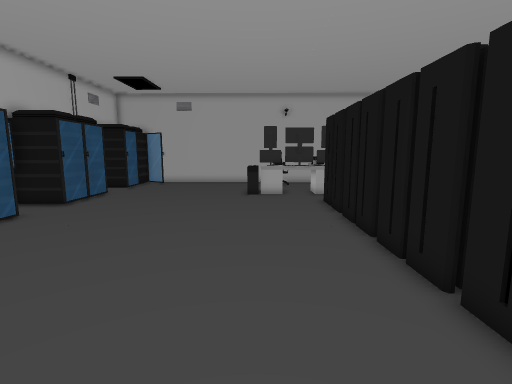
view 1 (above)

21 first-person views from a walk through a 3-D level made in the Unity game engine. The camera is 1.3 m above the floor, tilts 8° down and sees 85° across. The floor is counted in squares, 0.5 m on a side. Each view is taken from the middle of a square. On the plan, view 1 faces up. The plan holds only what a view shows up to about 19 squares ahead; the rest is blank. The player character is not drawn.

view 2
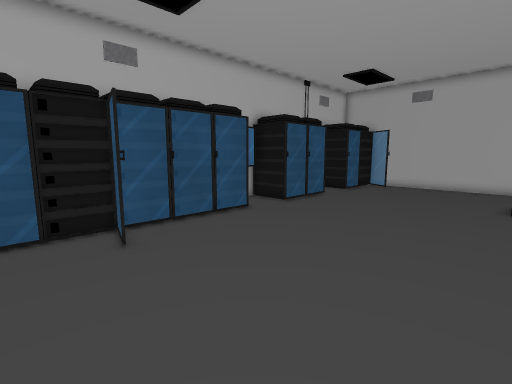

view 3
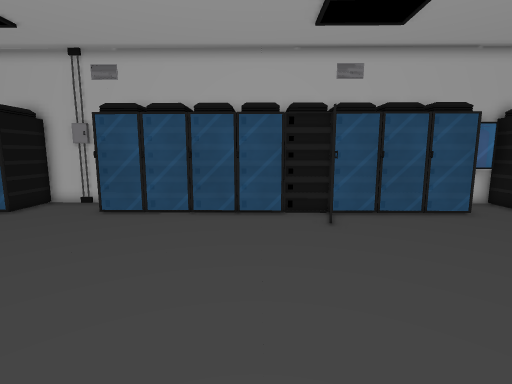

view 4
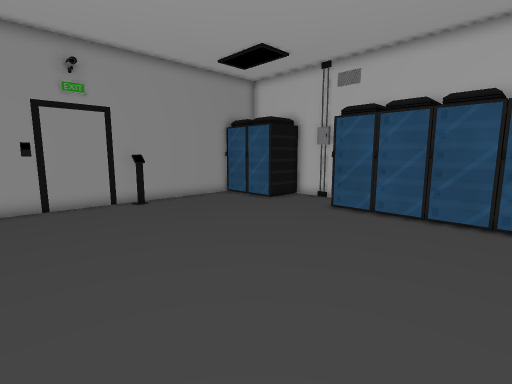

view 5
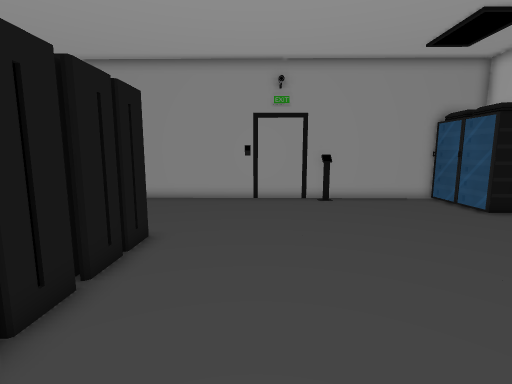

view 6
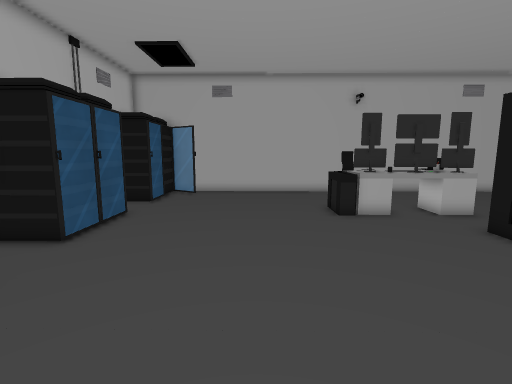

view 7
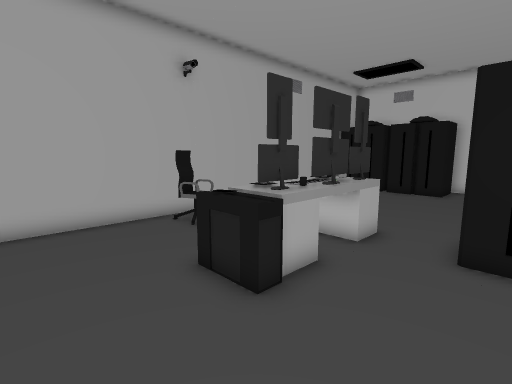

view 8
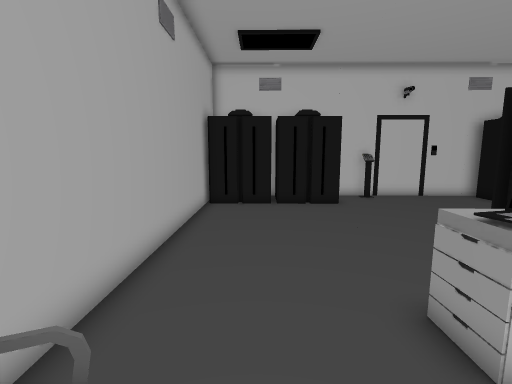

view 9
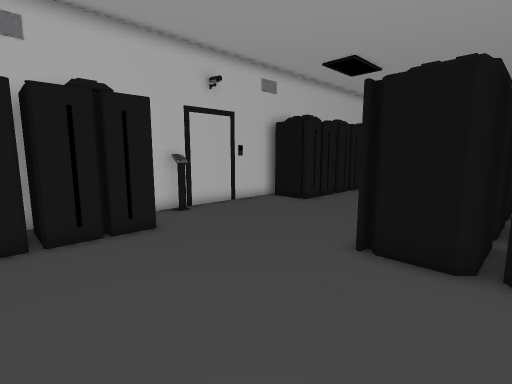

view 10
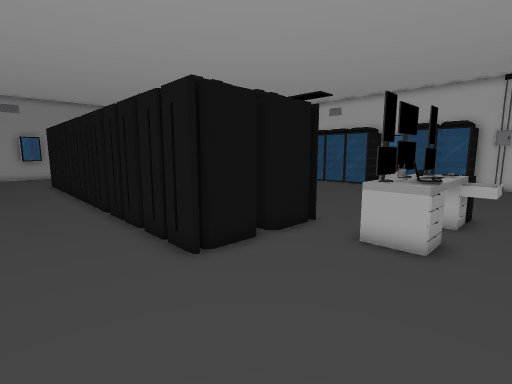

view 11
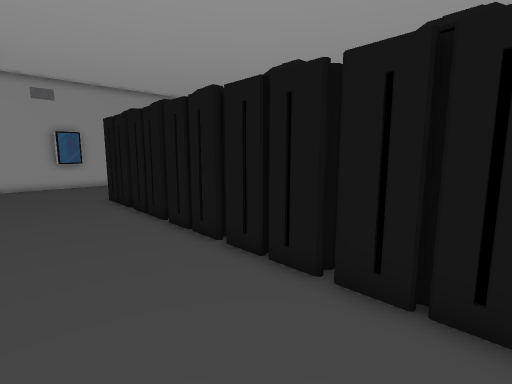

view 12
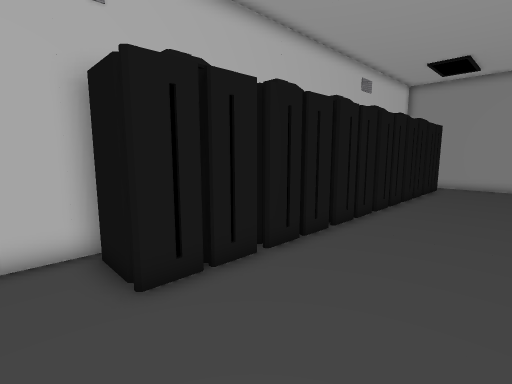

view 13
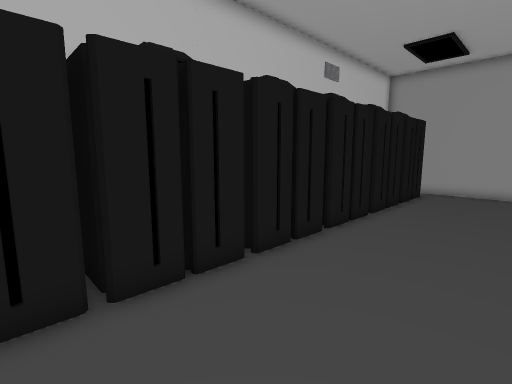

view 14
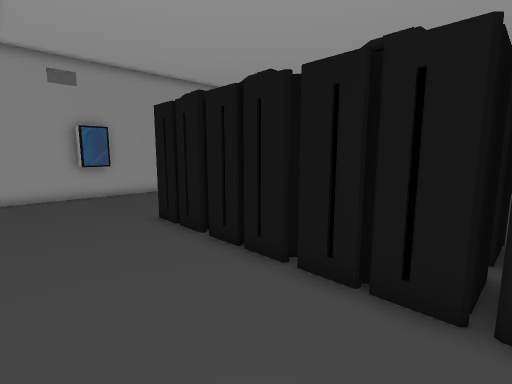

view 15
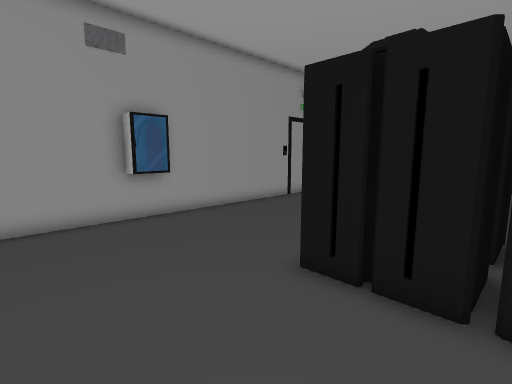

view 16
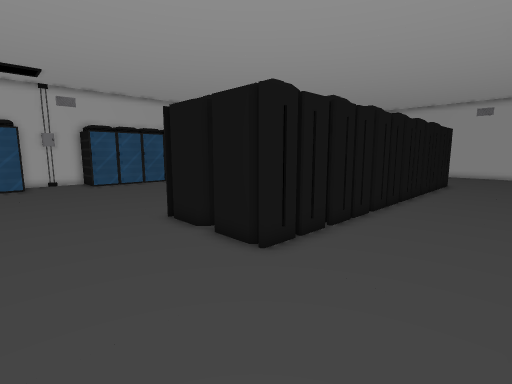

view 17
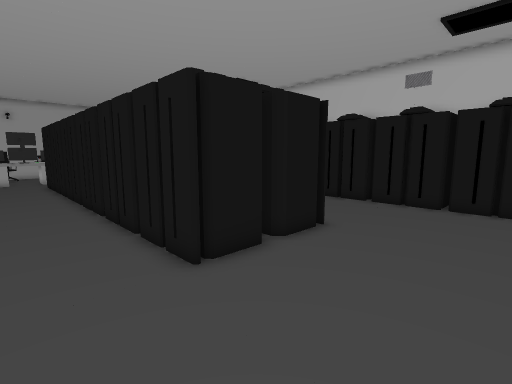

view 18
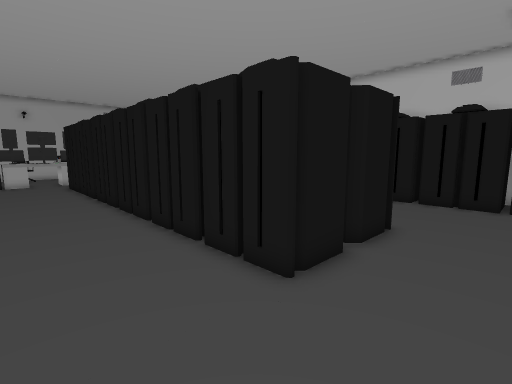

view 19
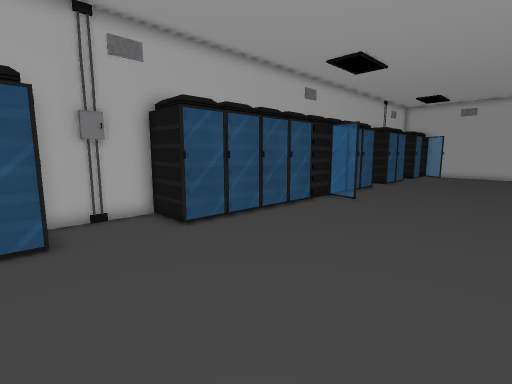

view 20
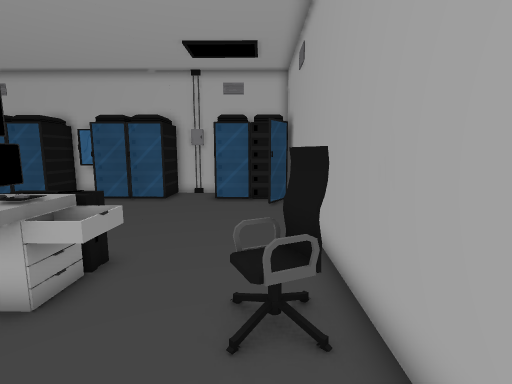

view 21
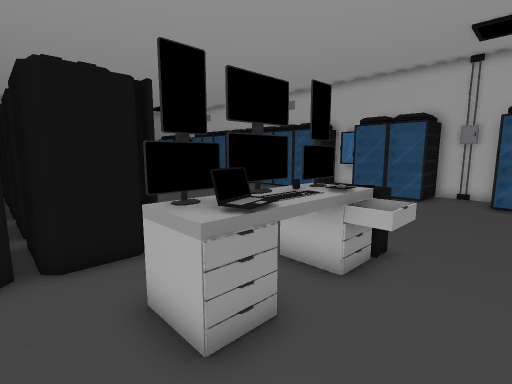

### Floor plan
Key: @ floor where view 1 was taken; # wall or solid block; . floor; K keyboard; L laptop; S server; E desk; C computer; B box; F fire extinguisher; H chair.
Columns run from 13 left of view 1 to 18 right of it. Each row starts with its distance up from view 1.
 25  #############################
 24    SSS........HH........... S
 23    S...........H............SS
 22    S........................SS
 21   SS........................SS
 20  #...........EEE............SS
 19  #..........CCEKKLL.........SS
 18  #SS........CCECCLE.........SSS#
 17    S.........C.................#
 16    S..........................##
 15    S.............SSSSSS.......##
 14  #SS.............SSSSSS........#
 13  F...............S SS S........#
 12  B...............S SS S........#
 11  SSS.............S SS S........#
 10    S.............S SSSS........#
  9    S.............S SS S.....SSS#
  8    S.............S SSSS.....SSS#
  7    S.............S SSSS.....SS
  6    S.............SSS SS.....S
  5   SSSS...........S    S.....SS
  4    S.............S   SS.....SS
  3    S.............S   SS.....S
  2    S............SS   SS.....S
  1    S.............S    S.....SS
  0    S.........@..SS   SS.....SS
 -1   SS............SS   SS.....S
 -2    S............SS    S.....S
 -3   SS............SS SSSS.....SS
 -4   SS............SSS  SS.....SS
 -5 #SSS............SSSSSSS.....S
 -6 # ...............SS.SSS.....SS
 -7 ##..........................SS
 -8 # ..........................SSS#
 -9 #SSS........................S
-10    S........................SS
-11    S........................S
-12    S.....#............BB....
-13    ##########################

Positions as (right, up) in squares from view 1, and headings:
1: (0, 0), facing up
2: (0, 2), facing up-left
3: (2, 2), facing left
4: (2, 2), facing down-left
5: (0, 3), facing down
6: (-4, 6), facing up
7: (-4, 14), facing up-right
8: (1, 22), facing right
9: (6, 22), facing down-right
10: (13, 21), facing down-left
11: (14, 11), facing down-left
12: (10, 11), facing down-right
13: (10, 7), facing down-right
14: (14, 5), facing down-left
15: (14, -2), facing down-left
16: (14, -11), facing up-left
17: (0, -11), facing up-right
18: (-1, -9), facing up-right
19: (-1, -10), facing up-left
20: (6, 23), facing left
21: (7, 22), facing down-left
